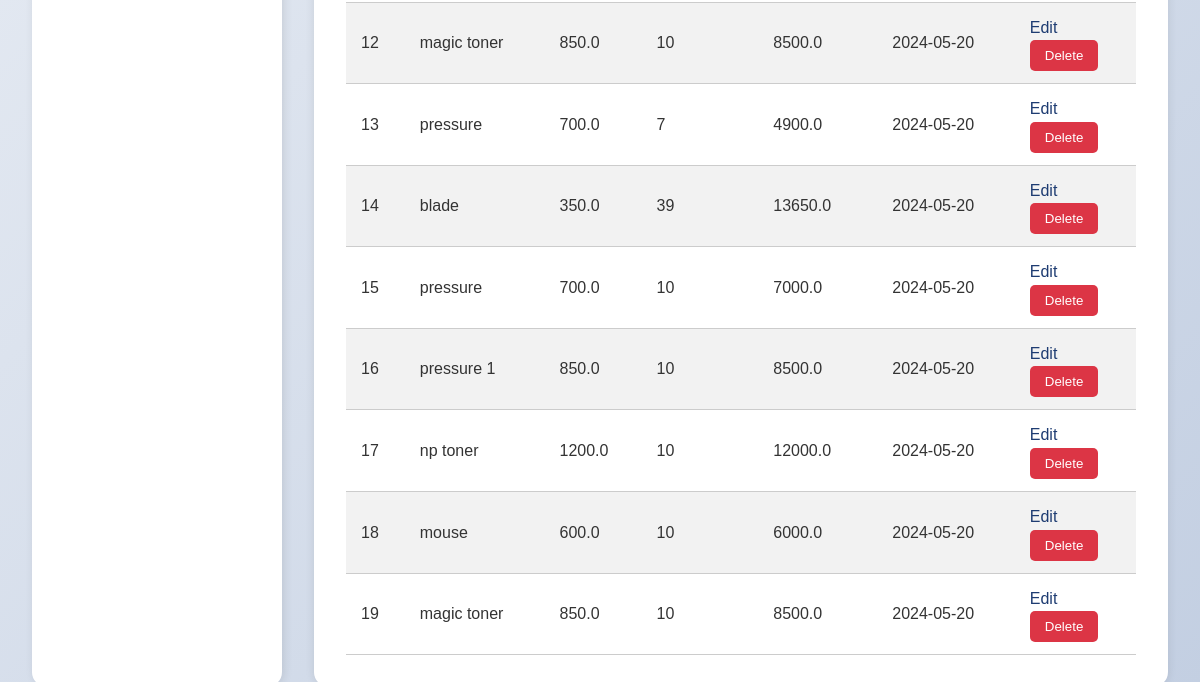
/view_sales (lower part), run on an earlier commit of the app's database.
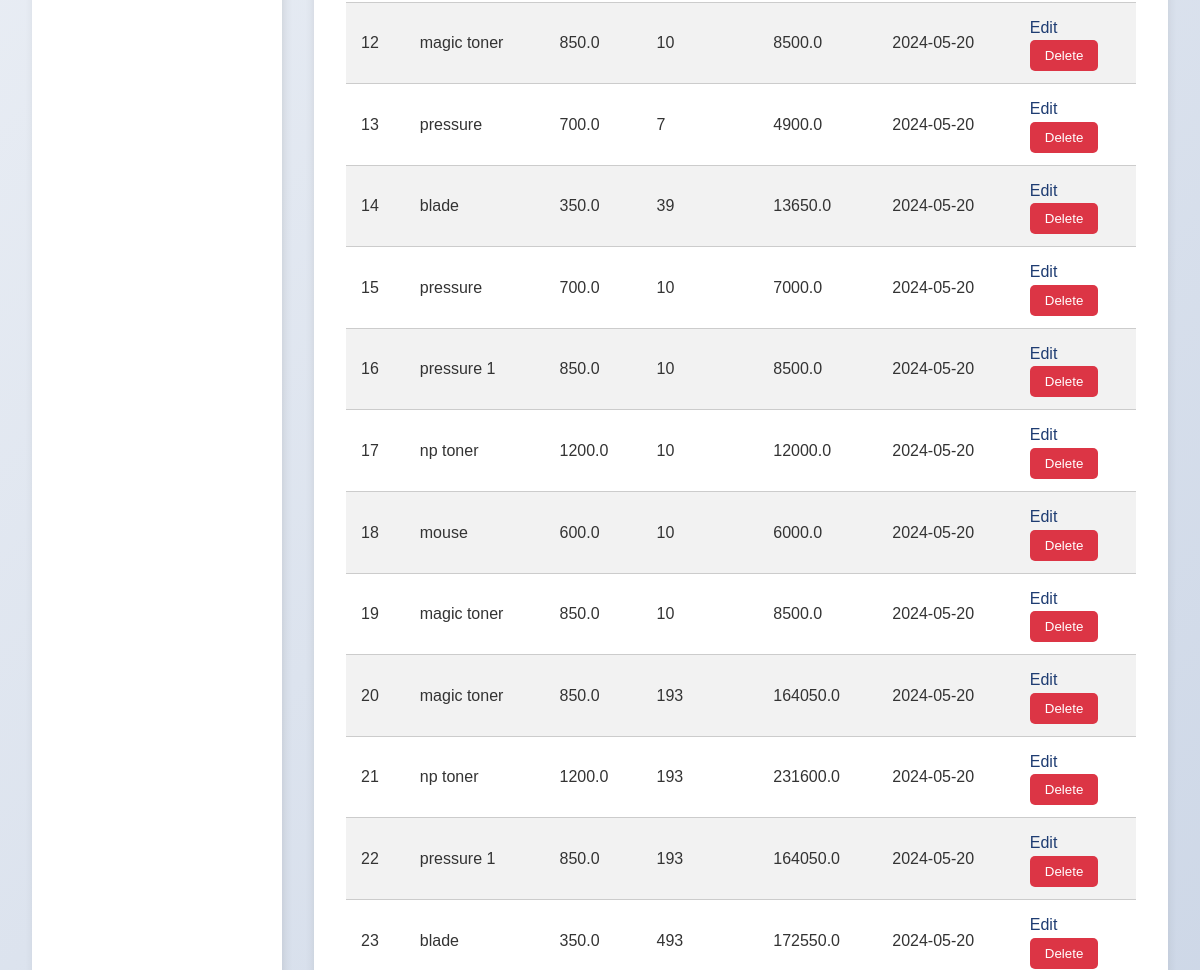
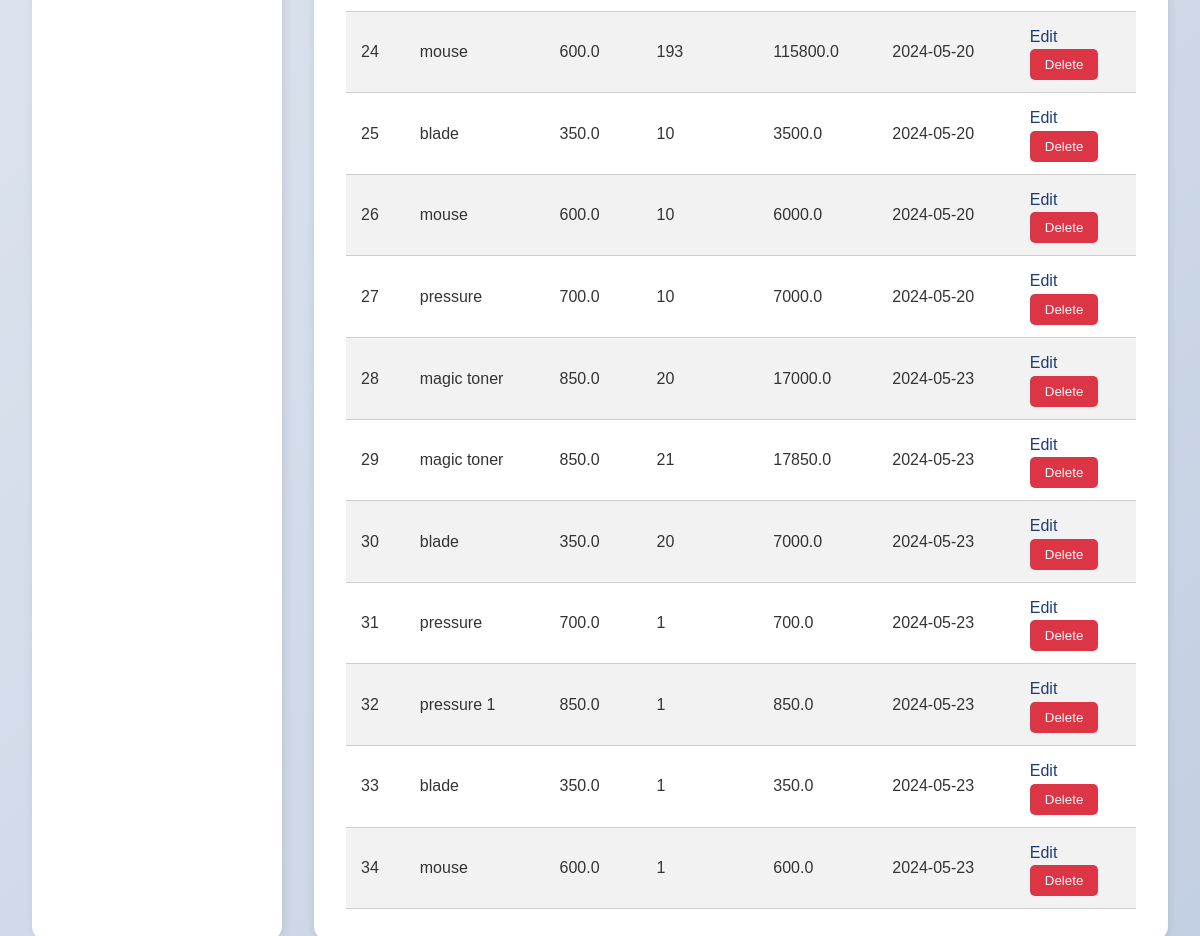
And on a later commit of the database (2 pictures, top to bottom).
### app.py (models this page shows, shortened)
class Sale(db.Model):
    id = db.Column(db.Integer, primary_key=True)
    item = db.Column(db.String(100), nullable=False)
    price = db.Column(db.Float, nullable=False)
    quantity = db.Column(db.Integer, nullable=False)
    total = db.Column(db.Float, nullable=False)
    date = db.Column(db.Date, nullable=False)
    product_id = db.Column(db.Integer, db.ForeignKey('product.id'))  # Add a foreign key to the Product model
    product = db.relationship('Product', backref=db.backref('sales', lazy=True))  # Establish a one-to-many relationship

### app.py (the view)
@app.route('/view_sales')
def view_sales():
    sales = Sale.query.all()
    return render_template('view_sales.html', sales=sales)

### templates/view_sales.html (shortened to what this page needs)
<!DOCTYPE html>
<html lang="en">
<head>
    <link rel="stylesheet" href="../static/css/view_sales.css">
</head>
<body>
    <main>
        <div class="sections-container">
            <aside>
            </aside>
            <article>
                <table>
                    <tbody>
                        {% for sale in sales %}
                        <tr>
                            <td>{{ sale.id }}</td>
                            <td>{{ sale.item }}</td>
                            <td>{{ sale.price }}</td>
                            <td>{{ sale.quantity }}</td>
                            <td>{{ sale.total }}</td>
                            <td>{{ sale.date }}</td>
                            <td>
                                <a href="{{ url_for('edit_sale', id=sale.id) }}">Edit</a>
                                <form action="{{ url_for('delete_sale', id=sale.id) }}" method="POST">
                                    <button type="submit" onclick="return confirm('Are you sure you want to delete this sale record?')">Delete</button>
                                </form>
                            </td>
                        </tr>
                        {% endfor %}
                    </tbody>
                </table>
            </article>
        </div>
    </main>
</body>
</html>

What changed in the data, as far as the page shows it:
added Sale: id "20", item "magic toner", price "850.0", quantity "193", total "164050.0", date "2024-05-20"
added Sale: id "21", item "np toner", price "1200.0", quantity "193", total "231600.0", date "2024-05-20"
added Sale: id "22", item "pressure 1", price "850.0", quantity "193", total "164050.0", date "2024-05-20"
added Sale: id "23", item "blade", price "350.0", quantity "493", total "172550.0", date "2024-05-20"
added Sale: id "24", item "mouse", price "600.0", quantity "193", total "115800.0", date "2024-05-20"
added Sale: id "25", item "blade", price "350.0", quantity "10", total "3500.0", date "2024-05-20"
added Sale: id "26", item "mouse", price "600.0", quantity "10", total "6000.0", date "2024-05-20"
added Sale: id "27", item "pressure", price "700.0", quantity "10", total "7000.0", date "2024-05-20"
added Sale: id "28", item "magic toner", price "850.0", quantity "20", total "17000.0", date "2024-05-23"
added Sale: id "29", item "magic toner", price "850.0", quantity "21", total "17850.0", date "2024-05-23"
added Sale: id "30", item "blade", price "350.0", quantity "20", total "7000.0", date "2024-05-23"
added Sale: id "31", item "pressure", price "700.0", quantity "1", total "700.0", date "2024-05-23"
added Sale: id "32", item "pressure 1", price "850.0", quantity "1", total "850.0", date "2024-05-23"
added Sale: id "33", item "blade", price "350.0", quantity "1", total "350.0", date "2024-05-23"
added Sale: id "34", item "mouse", price "600.0", quantity "1", total "600.0", date "2024-05-23"
